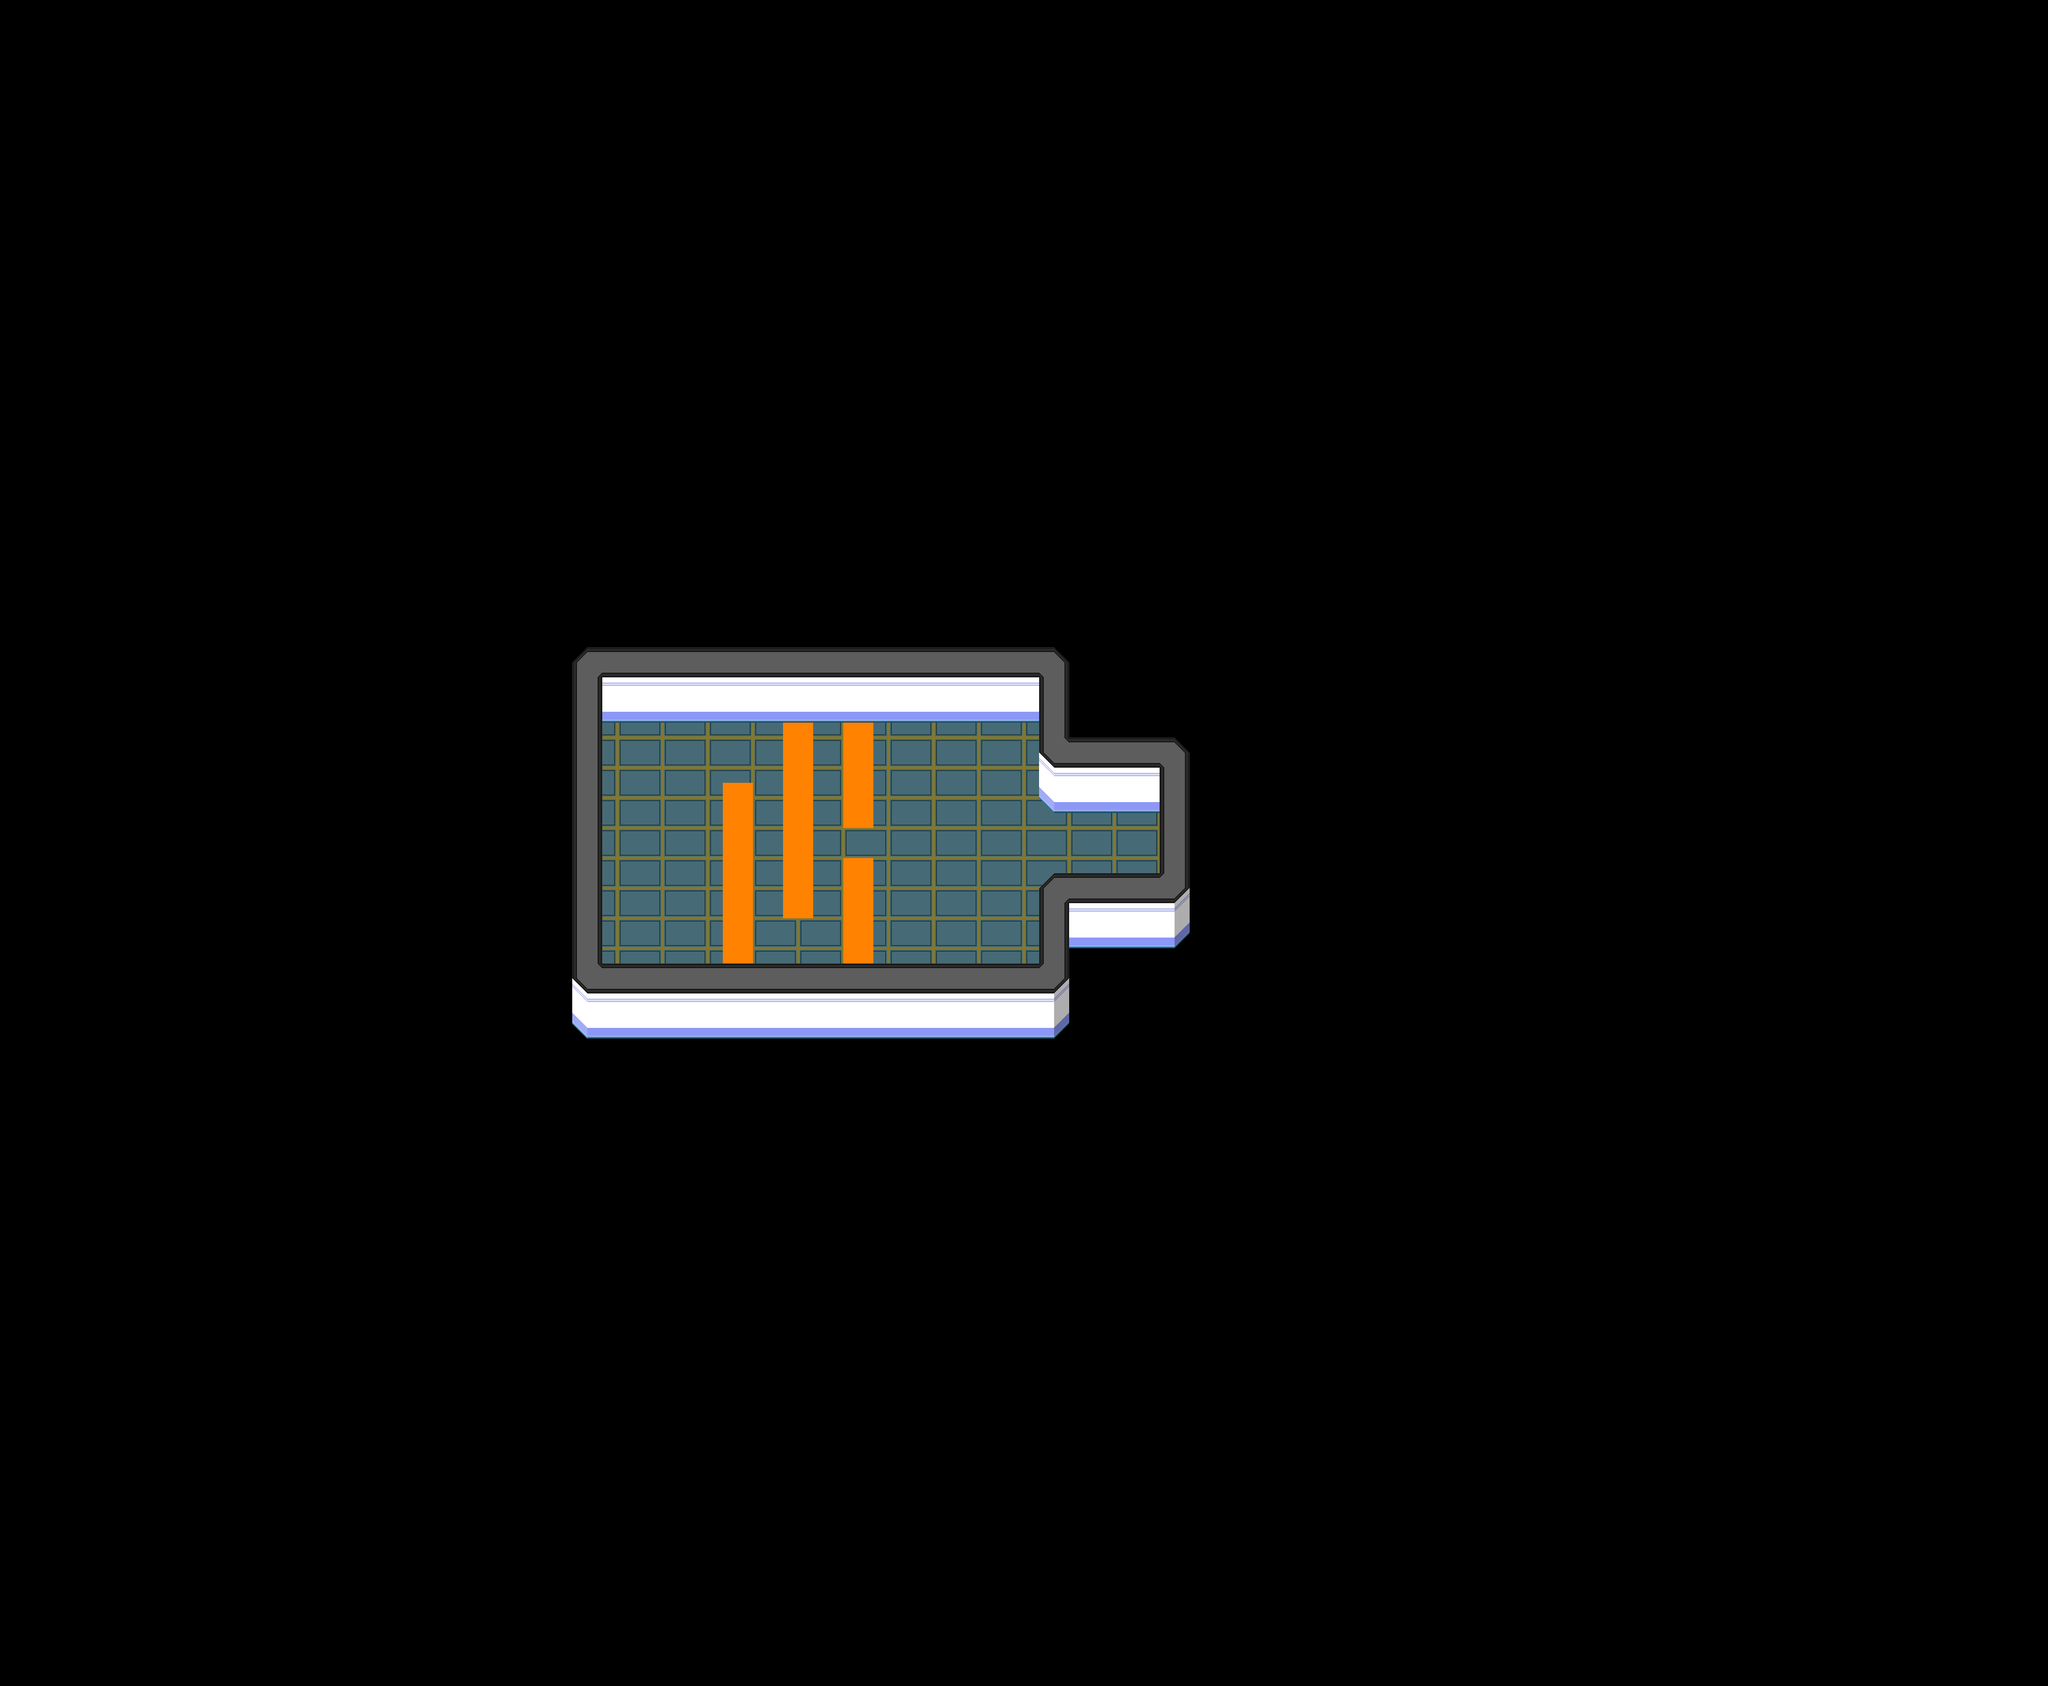

This game map was drawn from its Tiled (.tmx) file and the tilesets committed beside it. A one-line description and the trimmed map source follow:
An orthogonal 136x112 tile map with 32x32 px tiles, 4 tile layers (Background, Floor, Foreground, Top), 2 tilesets.

<map version="1.10" tiledversion="1.10.2" orientation="orthogonal" renderorder="right-up" width="136" height="112" tilewidth="32" tileheight="32" infinite="0" nextlayerid="9" nextobjectid="2">
 <tileset firstgid="1" name="default tileset" tilewidth="32" tileheight="32" tilecount="256" columns="16">
  <image source="default_tileset.png" width="512" height="512" />
 </tileset>
 <tileset firstgid="257" source="betatiles.tsx" />
 <layer id="1" name="Background" width="136" height="112">
  <data>[15232 cells, 0 non-empty, 0 distinct tile ids]</data>
 </layer>
 <layer id="8" name="Floor" width="136" height="112">
  <data>[15232 cells, 617 non-empty, 7 distinct tile ids]</data>
 </layer>
 <layer id="7" name="Foreground" width="136" height="112">
  <data>[15232 cells, 474 non-empty, 21 distinct tile ids]</data>
 </layer>
 <layer id="5" name="Top" width="136" height="112">
  <data>[15232 cells, 0 non-empty, 0 distinct tile ids]</data>
 </layer>
</map>
